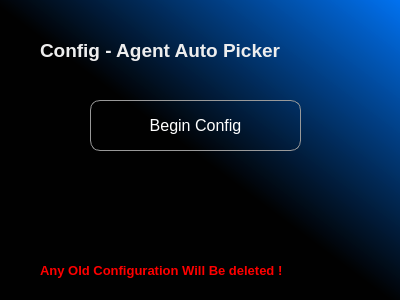
<?xml version="1.0" encoding="UTF-8"?>
<ui version="4.0">
 <class>Form</class>
 <widget class="QWidget" name="Form">
  <property name="geometry">
   <rect>
    <x>0</x>
    <y>0</y>
    <width>400</width>
    <height>300</height>
   </rect>
  </property>
  <property name="windowTitle">
   <string>Form</string>
  </property>
  <property name="styleSheet">
   <string notr="true">QWidget {
background-color: qlineargradient(spread:pad, x1:0.487562, y1:0.512, x2:1, y2:0, stop:0 rgba(0, 0, 0, 242), stop:1 rgba(0, 113, 240, 238));
color: #EEE;
}

QPushButton, QComboBox {
	background: transparent;
	border-radius: 10px;
	color: white;
	border: 1px solid #999;
}
QPushButton:hover {
	border-color: red;
}

QLabel {
	background-color: transparent;
}</string>
  </property>
  <widget class="QLabel" name="title">
   <property name="geometry">
    <rect>
     <x>40</x>
     <y>20</y>
     <width>311</width>
     <height>61</height>
    </rect>
   </property>
   <property name="font">
    <font>
     <pointsize>14</pointsize>
     <weight>75</weight>
     <bold>true</bold>
    </font>
   </property>
   <property name="styleSheet">
    <string notr="true"/>
   </property>
   <property name="text">
    <string>Config - Agent Auto Picker</string>
   </property>
  </widget>
  <widget class="QPushButton" name="initialiseBtn">
   <property name="geometry">
    <rect>
     <x>90</x>
     <y>100</y>
     <width>211</width>
     <height>51</height>
    </rect>
   </property>
   <property name="font">
    <font>
     <pointsize>12</pointsize>
    </font>
   </property>
   <property name="text">
    <string>Begin Config</string>
   </property>
  </widget>
  <widget class="QLabel" name="label">
   <property name="geometry">
    <rect>
     <x>40</x>
     <y>250</y>
     <width>341</width>
     <height>41</height>
    </rect>
   </property>
   <property name="font">
    <font>
     <pointsize>10</pointsize>
     <weight>75</weight>
     <bold>true</bold>
    </font>
   </property>
   <property name="styleSheet">
    <string notr="true">color: red;</string>
   </property>
   <property name="text">
    <string>Any Old Configuration Will Be deleted !</string>
   </property>
  </widget>
  <widget class="QLabel" name="instructions">
   <property name="geometry">
    <rect>
     <x>50</x>
     <y>190</y>
     <width>311</width>
     <height>41</height>
    </rect>
   </property>
   <property name="font">
    <font>
     <pointsize>12</pointsize>
    </font>
   </property>
   <property name="text">
    <string/>
   </property>
   <property name="alignment">
    <set>Qt::AlignCenter</set>
   </property>
  </widget>
 </widget>
 <resources/>
 <connections/>
</ui>
